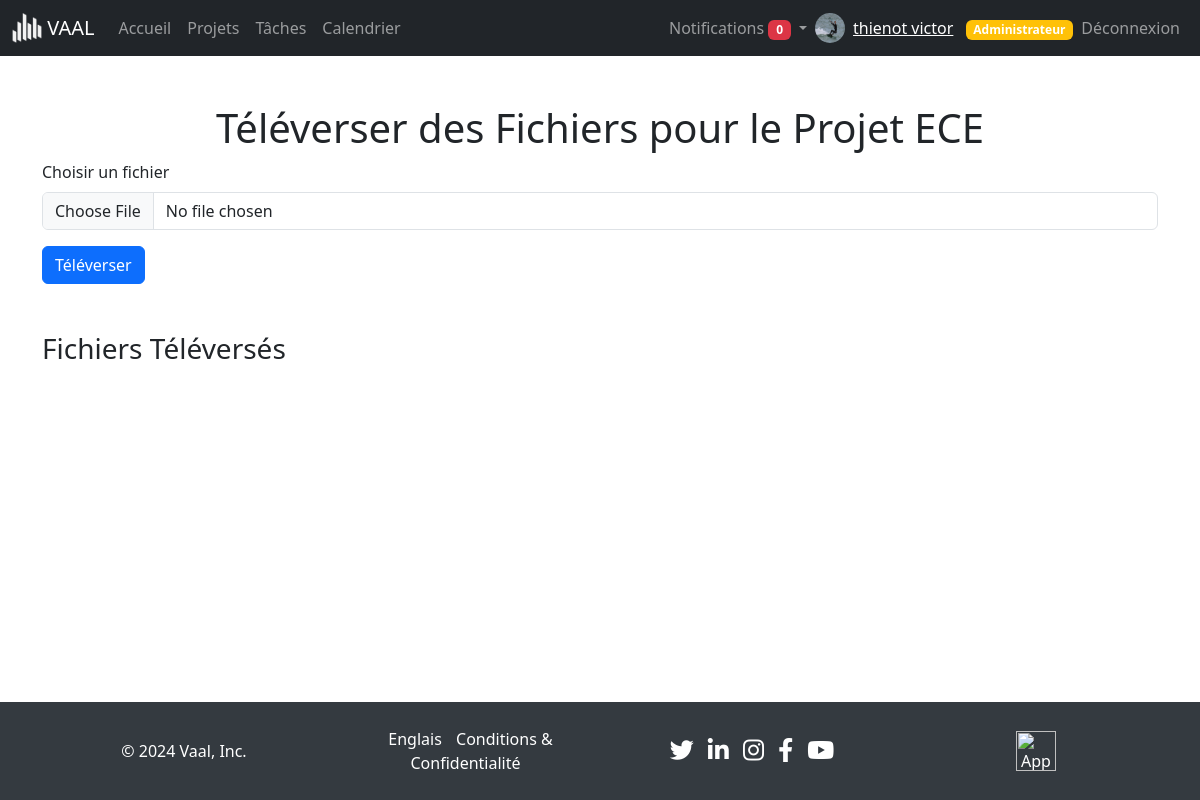
/views/messages/upload.php?project_id=42 (signed in), run on the app's committed database.
### tables this page shows
CREATE TABLE `users` (
  `id` int(11) NOT NULL,
  `profile` varchar(255) NOT NULL,
  `nom` varchar(50) NOT NULL,
  `prenom` varchar(255) NOT NULL,
  `email` varchar(100) NOT NULL,
  `password` varchar(255) NOT NULL,
  `role` enum('member','manager','admin') DEFAULT 'member',
  `activation` enum('oui','non') NOT NULL DEFAULT 'non'
);

CREATE TABLE `projects` (
  `id` int(11) NOT NULL,
  `title` varchar(100) NOT NULL,
  `description` text DEFAULT NULL,
  `start_date` date DEFAULT NULL,
  `end_date` date DEFAULT NULL,
  `budget` decimal(10,2) DEFAULT NULL,
  `manager_id` int(11) DEFAULT NULL,
  `color` varchar(7) NOT NULL DEFAULT '#FFFFFF',
  `cahier_charge` varchar(255) DEFAULT NULL,
  `user_team_id` int(11) DEFAULT NULL
);

### views/messages/upload.php (the view, shortened to what this page needs)
<?php
include '../../includes/connect.php';
include '../../includes/navbar.php';
$project_id = $_GET['project_id'];
$project_name = '';
try {
    $stmt = $pdo->prepare("SELECT title FROM projects WHERE id = ?");
    $stmt->execute([$project_id]);
    $project = $stmt->fetch(PDO::FETCH_ASSOC);
    if ($project) {
        $project_name = $project['title'];
    } else {
        $error = "Projet introuvable.";
    }
} catch (PDOException $e) {
    $error = "Erreur : " . $e->getMessage();
}
?>
<!DOCTYPE html>
<html lang="fr">
<head>
    <link href="https://cdn.jsdelivr.net/npm/bootstrap@5.3.3/dist/css/bootstrap.min.css" rel="stylesheet">
    <link href="https://cdn.jsdelivr.net/npm/bootstrap-icons/font/bootstrap-icons.css" rel="stylesheet">
    <link href="../../assets/css/style.css" rel="stylesheet">
</head>
<body>
<div class="container mt-5">
    <h1 class="text-center">Téléverser des Fichiers pour le Projet <?php echo htmlspecialchars($project_name); ?></h1>
    <form method="POST" action="upload.php?project_id=<?php echo $project_id; ?>" enctype="multipart/form-data">
        <div class="mb-3">
            <label for="file" class="form-label">Choisir un fichier</label>
            <input type="file" class="form-control" id="file" name="file" required>
        </div>
        <button type="submit" class="btn btn-primary">Téléverser</button>
    </form>
    <div class="mt-5">
        <h3>Fichiers Téléversés</h3>
    </div>
</div>
<?php include '../../includes/footer.php'; ?>
</body>
</html>

### includes/navbar.php (shortened to what this page needs)
<?php
include $_SERVER['DOCUMENT_ROOT'].'/Project-Management-App/includes/connect.php';
$user_id = $_SESSION['user_id'];
$stmt = $pdo->prepare("SELECT * FROM users WHERE id = ?");
$stmt->execute([$user_id]);
$user = $stmt->fetch(PDO::FETCH_ASSOC);
$notificationsStmt = $pdo->prepare("SELECT * FROM notifications WHERE user_id = ? AND is_read = 0 ORDER BY created_at DESC");
$notificationsStmt->execute([$user_id]);
$notifications = $notificationsStmt->fetchAll();
$notificationCount = count($notifications);
$user_name = htmlspecialchars($user['nom'] . ' ' . $user['prenom']);
$profile_image = !empty($user['profile']) ? $user['profile'] : 'assets/images/default-profile.png';
$user_role = $user['role'];
?>
<nav class="navbar navbar-expand-lg navbar-dark bg-dark">
    <div class="container-fluid">
        <a class="navbar-brand" href="/Project-Management-App/index.php">
            <img src="/Project-Management-App/assets/images/logo_white.png" alt="Logo" width="30" height="30" class="d-inline-block align-top">
            VAAL
        </a>
        <div class="collapse navbar-collapse" id="navbarNav">
            <ul class="navbar-nav me-auto mb-2 mb-lg-0">
                <li class="nav-item">
                    <a class="nav-link" href="/Project-Management-App/dashboard.php">Accueil</a>
                </li>
                <li class="nav-item">
                    <a class="nav-link" href="/Project-Management-App/views/projects/view.php">Projets</a>
                </li>
                <li class="nav-item">
                    <a class="nav-link" href="/Project-Management-App/views/tasks/view.php">Tâches</a>
                </li>
                <li class="nav-item">
                    <a class="nav-link" href="/Project-Management-App/views/calendar/view.php">Calendrier</a>
                </li>
            </ul>
            <ul class="navbar-nav ms-auto mb-2 mb-lg-0 align-items-center">
                <li class="nav-item dropdown">
                    <a class="nav-link dropdown-toggle" href="#" id="notificationsDropdown" role="button" data-bs-toggle="dropdown" aria-expanded="false">
                        Notifications <span class="badge bg-danger"><?php echo $notificationCount; ?></span>
                    </a>
                </li>
                <li class="nav-item d-flex align-items-center">
                    <img src="/Project-Management-App/<?php echo htmlspecialchars($profile_image); ?>" alt="Profile Image" width="30" height="30" class="rounded-circle me-2">
                    <span class="navbar-text">
                        <a href="/Project-Management-App/views/auth/profile.php"><?php echo $user_name; ?></a>
                        <?php if ($user_role === 'admin'): ?>
                            <span class="badge bg-warning text-dark ms-2"><a href="/Project-Management-App/dashboard_admin.php" style="text-decoration: none;">Administrateur</a></span>
                        <?php endif; ?>
                    </span>
                </li>
                <li class="nav-item">
                    <a class="nav-link" href="/Project-Management-App/includes/logout.php">Déconnexion</a>
                </li>
            </ul>
        </div>
    </div>
</nav>

### includes/footer.php (style rules this page uses)
body { display: flex; flex-direction: column; min-height: 100vh; margin: 0; }

### data on the page
users: profile (picture), user_name "thienot victor"
projects: title "ECE"

### other printed values
$notificationCount "0"
